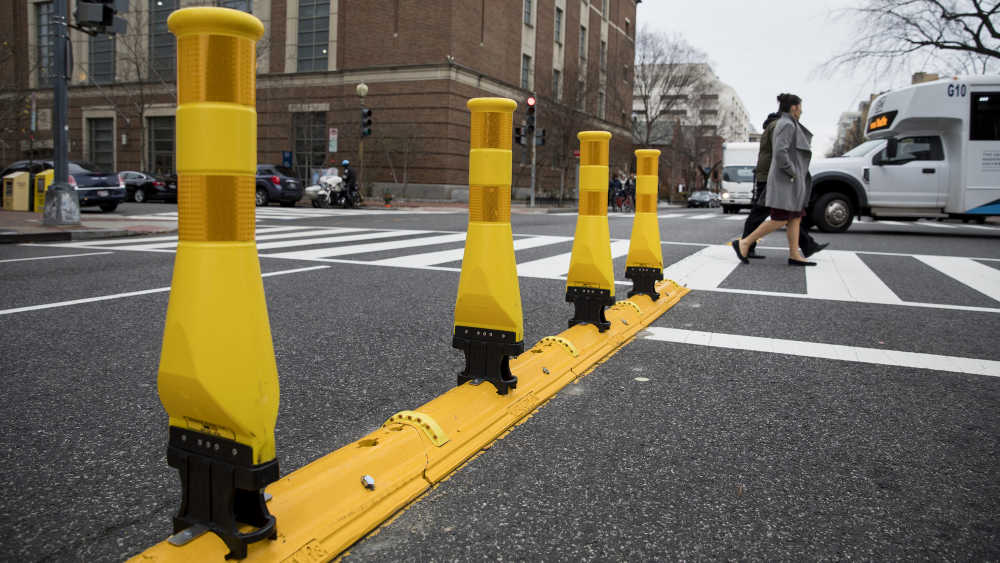
#> input picture Test_Files/Yellowpole1.jpeg, 3000 x 1687 px, given in place of the camera (shown at 1/3 size)
$ python test_webcam.py
#> lines starting #> are read from the running program, lines starting #| are printed output that depends on the picture; after the words box and inside, x2 and y2 are one past the last pixel; in counts of white or black regions, pixels touching at a corner belong together
### recognition.py
import cv2
import numpy as np

# Regular HSV setting
#lower_yellow = np.array([20, 80, 80])
#upper_yellow = np.array([40, 255, 255])

def detect_yellow(frame):
    # filter for yellow
    hsv = cv2.cvtColor(frame, cv2.COLOR_BGR2HSV)
    lower_yellow = np.array([23, 100, 80])
    upper_yellow = np.array([40, 255, 255])
    mask = cv2.inRange(hsv, lower_yellow, upper_yellow)

    return mask

def detect_blue(frame):
    # filter for blue
    hsv = cv2.cvtColor(frame, cv2.COLOR_BGR2HSV)
    lower_blue = np.array([90, 80, 80])
    upper_blue = np.array([140, 255, 255])
    mask = cv2.inRange(hsv, lower_blue, upper_blue)

    return mask

def detect_circle(blur):
    mask = detect_blue(blur)
    # Find contours
    cnts, hier = cv2.findContours(mask, cv2.RETR_EXTERNAL, cv2.CHAIN_APPROX_NONE)
    # Extract contours depending on OpenCV version
    #cnts = cnts[0] if len(cnts) == 2 else cnts[1]
    # Iterate through contours and filter by the number of vertices
    for c in cnts:
        if cv2.contourArea(c) > 5000:
            #print(cv2.contourArea(c))
            perimeter = cv2.arcLength(c, True)
            approx = cv2.approxPolyDP(c, 0.02 * perimeter, True)
            if len(approx) > 4:
                center, radius = cv2.minEnclosingCircle(c)
                #cv2.circle(frame, np.int0(center), int(radius), (0,255,0), thickness=2)
                #cv2.circle(frame, np.int0(center), 2, (0,0,255), thickness=10)
                return center

    return (0,0)

# [37 lines left out: functions detect_green, detect_circle_green, park_dir, not called in this run]

def detect_poles(blur, frame):
    edges = detect_yellow(blur)
    midpoints = []
    pole_cnts = []

    cnts, hier = cv2.findContours(edges, cv2.RETR_EXTERNAL, cv2.CHAIN_APPROX_NONE)
    if len(cnts) == 0:
        return midpoints, pole_cnts

    for cnt in cnts:
        if cv2.contourArea(cnt) > 500:
            # Find bounding rectangle
            rect = cv2.minAreaRect(cnt) #(center(x, y), (width, height), angle of rotation)
            box = cv2.boxPoints(rect)
            box = np.int0(box)

            # Filter out shapes unlike poles
            rect_width = min(rect[1])
            rect_height = max(rect[1])
            #print("Width: ", rect_width, ", 4xHeight: ", rect_height)
            if rect_height < rect_width * 4:
                continue

            cv2.drawContours(frame, [box], 0, (255,0,0), 2)
            # Append poles midpoint
            midpoints.append(np.int0(rect[0]))
            pole_cnts.append(cnt)
            cv2.circle(frame, np.int0(rect[0]), radius=1, color=(255, 0, 0), thickness=2)

    return midpoints, pole_cnts

def detect_side(cnts):
    if len(cnts) >= 2:
        rect1 = cv2.boundingRect(cnts[0])
        rect2 = cv2.boundingRect(cnts[1])
        if rect1[0] < rect2[0]:     # rect1 is left pole
            if rect1[3] > rect2[3]: # left pole longer
                return "left"
            else:                   # right pole longer
                return "right"
        else:                       # rect1 is right pole
            if rect1[3] > rect2[3]: # right pole longer
                return "right"
            else:                   # left pole longer
                return "left"

    return "none"

def is_entry(cnts):
    if len(cnts) >= 2:
        rect1 = cv2.boundingRect(cnts[0])
        rect2 = cv2.boundingRect(cnts[1])

        if rect1[3] > rect2[3] * 0.97 and rect1[3] < rect2[3] * 1.03:
            return True

    return False


def steer(midpoints):
    if len(midpoints) == 2:
        midpoint = np.int0((midpoints[0] + midpoints[1])/2)
    elif len(midpoints) == 1:
        midpoint = midpoints[0]
    else:
        midpoint = []

    return midpoint


def dash(frame, midpoint):
    # Getting the midpoint of the frame
    mid_x = int(frame.shape[1]/2)
    mid_y = int(frame.shape[0]/2)
    #print(midpoint)

    # Reset [0,0] point to frame midpoint
    if len(midpoint) == 0:
        midpoint = [mid_x, mid_y]
        return 0

    # Drawing the link
    cv2.line(frame, (mid_x, mid_y), (midpoint[0], mid_y), (0, 0, 255), 2)
    cv2.line(frame, (midpoint[0], mid_y-7), (midpoint[0], mid_y+7), (0, 0, 255), 2)

    # Drawing the frame mid-line
    cv2.line(frame, (mid_x, mid_y-15), (mid_x, mid_y+15), (255, 255, 255), 2)

    # Drawing midpoint
    cv2.circle(frame, midpoint, radius=1, color=(0, 255, 0), thickness=2)

    target = midpoint[0] - mid_x

    return target


# [15 lines left out: function gap, not called in this run]

def dist(frame, cnts):

    # Configuration varies between cameras
    distance = 24  # inches
    pole_length = 12    # inches
    pixel_length = 690  # pixels
    focal_length = (pixel_length * distance) / pole_length

    D_list = []

    for cnt in cnts:
        # Find bounding rectangle
        rect = cv2.minAreaRect(cnt) #(center(x, y), (width, height), angle of rotation)
        mid_pnt = np.int0(rect[0])
        # Get pole height
        rect_height = max(rect[1])


        D = (pole_length * focal_length) / rect_height
        D_list.append(D)

        cv2.putText(frame, str(round(D)) + "\"", (mid_pnt[0]-5, mid_pnt[1]), cv2.FONT_HERSHEY_SIMPLEX, 1, (255,0,255))

    if len(D_list) == 0:
        avg_dist = 1000
    else:
        avg_dist = (sum(D_list) / len(D_list))

    return avg_dist


### test_webcam.py
import cv2
import recognition as rec
import time
import numpy as np


# Start camera
cap = cv2.VideoCapture(2)
#cap.set(cv2.CAP_PROP_FPS, 10)

fps = cap.get(cv2.CAP_PROP_FPS)
print("Frame per second camera: {fps}")

# Number of frames to capture
num_frames = 1

print("Capturing {numframes} frames.")

# Check if the webcam is opened correctly
if not cap.isOpened():
    raise IOError("Cannot open webcam")

Total_time = 0
Total_frames = 0


while True:
    # Start time
    start = time.time()

    ret, frame = cap.read()
#> frame is the input picture: shape (1687, 3000, 3); mean B, G, R 88.5, 107.8, 115.9

    if frame is None:
        print("No frame")
        break

    blur = cv2.GaussianBlur(frame, (5,5), 0)

    midpoints, pole_cnts = rec.detect_poles(blur, frame)
#> in detect_yellow, `hsv = cv2.cvtColor(frame, cv2.COLOR_BGR2HSV)`: hsv: shape (1687, 3000, 3); mean H, S, V 66.1, 54.6, 118.4
#> in detect_yellow, `mask = cv2.inRange(hsv, lower_yellow, upper_yellow)`:
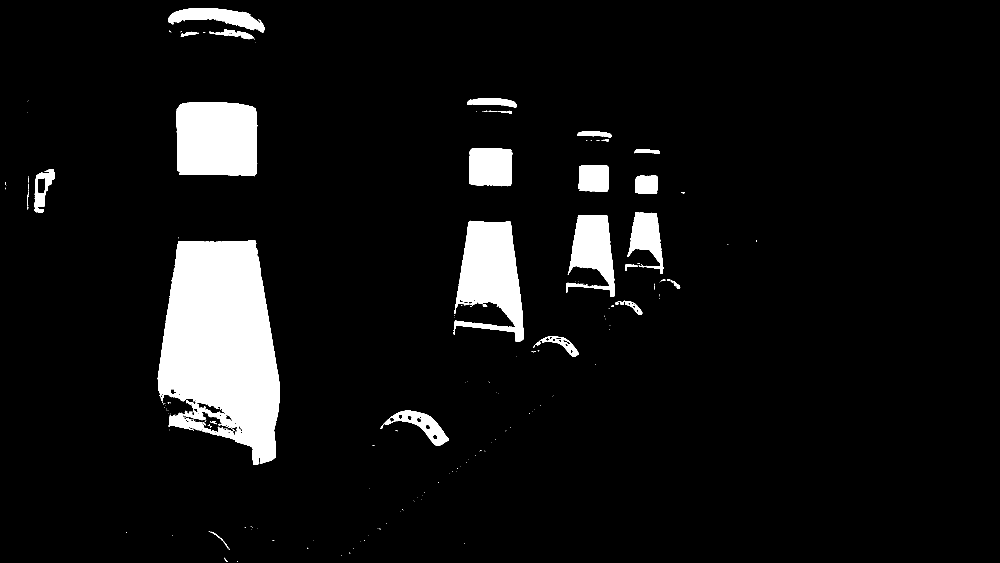
#> mask: shape (1687, 3000) (shown at 1/3 size); 7.1% white; 207 white regions (171 under 20 px)
#> in detect_poles, `cnts, hier = cv2.findContours(edges, cv2.RETR_EXTERNAL, cv2.CHAIN_APPR..`: cnts = 186 contours, 158 with area under 20; largest, box (x1, y1, x2, y2) and area: (473, 721, 840, 1395) 178481, (529, 306, 772, 529) 50882, (1361, 662, 1571, 1026) 45459, (1698, 645, 1845, 890) 19918, (1407, 445, 1537, 559) 13752
#> the loop in detect_poles, `for cnt in cnts:` made 186 passes
#> (rect, box, rect_width, rect_height) on passes 65, 97, 113, 135, 138, 139: (((1250.9, 1276.2), (81.01, 205.6), -73.02), [[1337, 1344], [1140, 1284], [1164, 1207], [1361, 1267]], 81.01, 205.6), (((1675.7, 1032), (45.4, 132.4), -72.65), [[1732, 1073], [1605, 1033], [1619, 990], [1745, 1030]], 45.4, 132.4), (((1888.8, 917.1), (26.18, 86.62), -66.19), [[1923, 946], [1843, 911], [1854, 887], [1933, 922]], 26.18, 86.62), (((655.1, 1058.5), (365.6, 673.1), -0.538), [[475, 1396], [469, 723], [834, 720], [841, 1393]], 365.6, 673.1), (((1471.5, 842.4), (359.1, 209.5), -87.8), [[1569, 1025], [1359, 1017], [1373, 658], [1583, 667]], 209.5, 359.1), (((1772.4, 766.8), (242.8, 146.3), -89.22), [[1843, 889], [1697, 887], [1700, 644], [1847, 646]], 146.3, 242.8)
#> cnt on passes 3, 6, 8, 9, 10, 11: [[1023, 1666], [1024, 1666]], [[1059, 1644], [1060, 1644]], [[1393, 1631], [1394, 1631]], [[1082, 1625]], [[1092, 1620], [1093, 1621], [1093, 1620]], [[940, 1620]]
#> after the loop in detect_poles, `for cnt in cnts:`: midpoints = [[1941, 453], [1782, 401], [1476, 306], [694, 99], [650, 54]]; pole_cnts = 5 contours; box (x1, y1, x2, y2) and area: (505, 25, 793, 98) 9475, (1402, 295, 1551, 323) 2431, (627, 88, 762, 118) 1368, (1732, 394, 1834, 413) 1146, (1903, 447, 1980, 461) 622
    center = rec.detect_circle(blur)
#> in detect_blue, `lower_blue = np.array([90, 80, 80])`: lower_blue = [90, 80, 80]
#> in detect_blue, `upper_blue = np.array([140, 255, 255])`: upper_blue = [140, 255, 255]
#> in detect_blue, `mask = cv2.inRange(hsv, lower_blue, upper_blue)`:
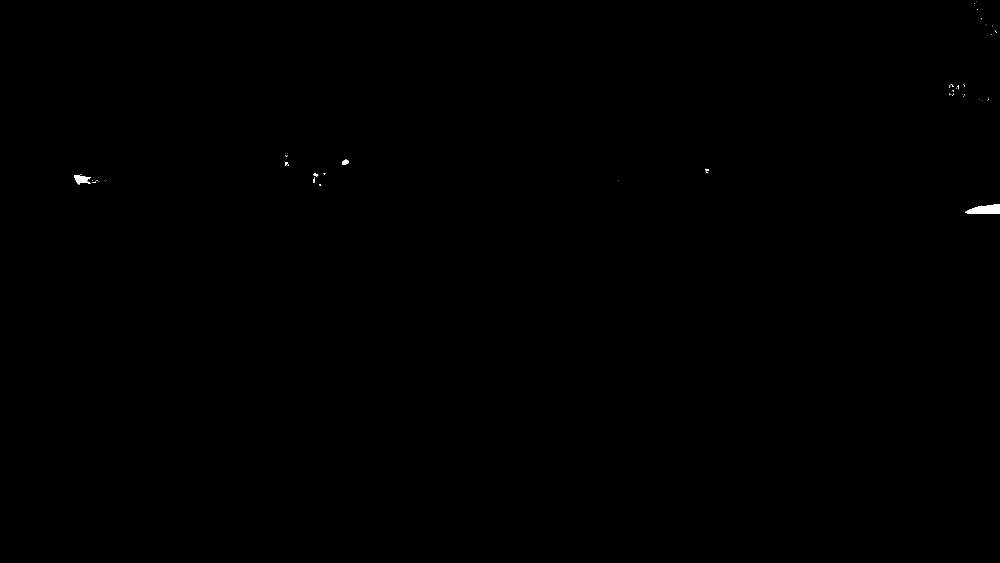
#> mask: shape (1687, 3000) (shown at 1/3 size); 0.07% white; 60 white regions (53 under 20 px)
#> in detect_circle, `cnts, hier = cv2.findContours(mask, cv2.RETR_EXTERNAL, cv2.CHAIN_APPRO..`: cnts = 60 contours, 53 with area under 20; largest, box (x1, y1, x2, y2) and area: (2897, 612, 3000, 641) 2008, (222, 525, 273, 553) 688, (1027, 479, 1047, 494) 192, (941, 521, 955, 529) 69, (855, 486, 863, 496) 40, (939, 533, 945, 548) 38, (2116, 506, 2128, 512) 22
#> the loop in detect_circle, `for c in cnts:` made 60 passes
#> c on passes 1, 4, 5, 6, 7, 9, 10, 11, 12, 13, 14, 15: [[2944, 617]], [[272, 549], [271, 550]], [[275, 547], [276, 547]], [[278, 546]], [[294, 545]], [[266, 544]], [[299, 543]], [[318, 542], [317, 543]], [[313, 542]], [[1855, 541]], [[290, 541], [291, 541], [292, 541], [291, 541]], [[288, 541]]
#> center = (0, 0)
    dist = rec.dist(frame, pole_cnts)
#> the loop in dist, `for cnt in cnts:` made 5 passes
#> (rect, mid_pnt, rect_height, D) on passes 1 to 5: (((1941.1, 453.4), (12.25, 76.04), -89.14), [1941, 453], 76.04, 217.8), (((1782.7, 401.8), (15.36, 101.2), -87.02), [1782, 401], 101.2, 163.6), (((1476.4, 306.3), (23.9, 148.4), -86.75), [1476, 306], 148.4, 111.6), (((694.7, 99.92), (19.81, 135.2), -82.15), [694, 99], 135.2, 122.5), (((650.3, 54.96), (58.35, 288.5), -84.75), [650, 54], 288.5, 57.39)
#> after the loop in dist, `for cnt in cnts:`: D_list = [217.8, 163.6, 111.6, 122.5, 57.39]
#> in dist, `avg_dist = (sum(D_list) / len(D_list))`: avg_dist = 134.6
#> dist = 134.6
    side = rec.detect_side(pole_cnts)
#> in detect_side, `rect1 = cv2.boundingRect(cnts[0])`: rect1 = (1903, 447, 77, 14)
#> in detect_side, `rect2 = cv2.boundingRect(cnts[1])`: rect2 = (1732, 394, 102, 19)
#> side = 'left'
    entry = rec.is_entry(pole_cnts)
#> in is_entry, `rect1 = cv2.boundingRect(cnts[0])`: rect1 = (1903, 447, 77, 14)
#> in is_entry, `rect2 = cv2.boundingRect(cnts[1])`: rect2 = (1732, 394, 102, 19)
#> entry = False
    midpoint = rec.steer(midpoints)
#> midpoint = []
    target = rec.dash(frame, midpoint)
#> target = 0
    print(entry, side, target)
#| False left 0

    # End time
    end = time.time()

    # Time elapsed
    seconds = end - start

    # Average fps
    Total_time += seconds
    Total_frames += 1

    # Calculate frames per second
    fps = num_frames / seconds
    avg_fps = Total_frames/Total_time

    cv2.putText(frame, "FPS: " + str(round(fps)), (50,50), cv2.FONT_HERSHEY_SIMPLEX, 1, (255,255,255))
    cv2.putText(frame, "AVG_FPS: " + str(round(avg_fps)), (50,80), cv2.FONT_HERSHEY_SIMPLEX, 1, (255,255,255))
    cv2.imshow("Frame", frame)
    if cv2.waitKey(1) & 0xFF == ord('q'):
#> (key q is pressed here)
        break

cap.release()

cv2.destroyAllWindows()

$ run again, on Test_Files/Yellowpole2.jpeg
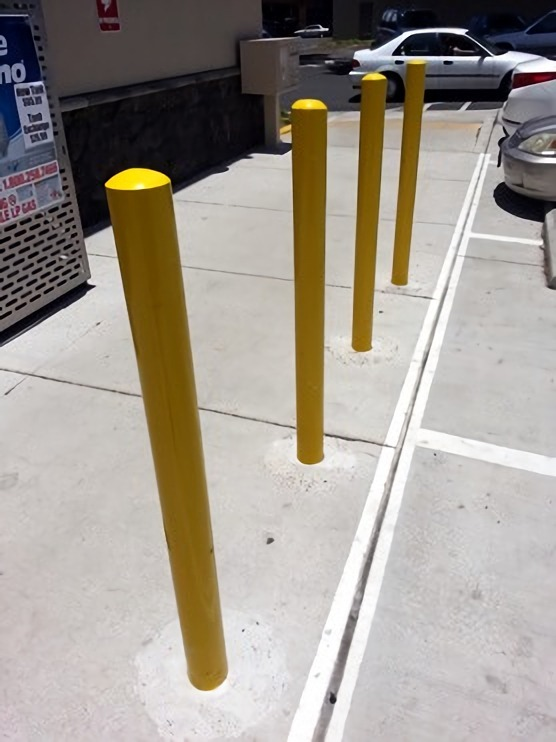
#> input picture Test_Files/Yellowpole2.jpeg, 556 x 742 px, given in place of the camera
#> frame is the input picture: shape (742, 556, 3); mean B, G, R 144.7, 153.8, 160.7
#> hsv: shape (742, 556, 3); mean H, S, V 55.2, 46.6, 162.3
#> in detect_yellow, `mask = cv2.inRange(hsv, lower_yellow, upper_yellow)`:
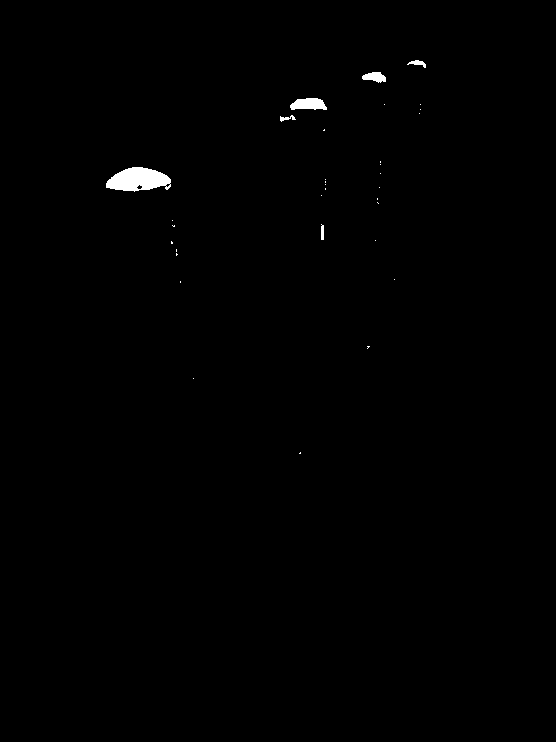
#> mask: shape (742, 556); 0.45% white; 33 white regions (27 under 20 px)
#> in detect_poles, `cnts, hier = cv2.findContours(edges, cv2.RETR_EXTERNAL, cv2.CHAIN_APPR..`: cnts = 33 contours, 27 with area under 20; largest, box (x1, y1, x2, y2) and area: (106, 167, 171, 192) 1081, (290, 98, 327, 110) 300, (362, 72, 386, 83) 150, (407, 60, 426, 68) 49, (280, 115, 296, 122) 30, (321, 224, 324, 240) 28
#> the loop in detect_poles, `for cnt in cnts:` made 33 passes
#> (rect, box, rect_width, rect_height) on pass 22: (((138, 179), (24, 64), -90), [[170, 191], [106, 191], [106, 167], [170, 167]], 24, 64)
#> after the loop in detect_poles, `for cnt in cnts:`: midpoints = []
#> lower_blue = [90, 80, 80]
#> upper_blue = [140, 255, 255]
#> in detect_circle, `cnts, hier = cv2.findContours(mask, cv2.RETR_EXTERNAL, cv2.CHAIN_APPRO..`: cnts = 28 contours, 24 with area under 20; largest, box (x1, y1, x2, y2) and area: (0, 72, 22, 160) 521, (489, 28, 556, 45) 358, (6, 158, 23, 172) 120, (0, 35, 8, 56) 20
#> the loop in detect_circle, `for c in cnts:` made 28 passes
#> c on passes 4, 5, 6, 7, 8, 10, 18, 20: [[47, 145]], [[24, 128], [24, 129], [25, 130], [25, 129]], [[29, 114], [28, 115], [29, 116], [30, 115]], [[17, 94], [18, 95], [19, 95], [18, 95]], [[31, 87], [32, 87]], [[38, 80], [39, 80], [40, 80], [39, 80]], [[397, 35]], [[399, 34]]
#> center = (0, 0)
#> after the loop in dist, `for cnt in cnts:`: D_list = []
#> dist = 1000
#> side = 'none'
#> entry = False
#> `midpoint = rec.steer(midpoints)`: midpoint = []
#> target = 0
#| False none 0
#> `cv2.putText(frame, "AVG_FPS: " + str(round(avg_fps)), (50,80), cv2.FON..`:
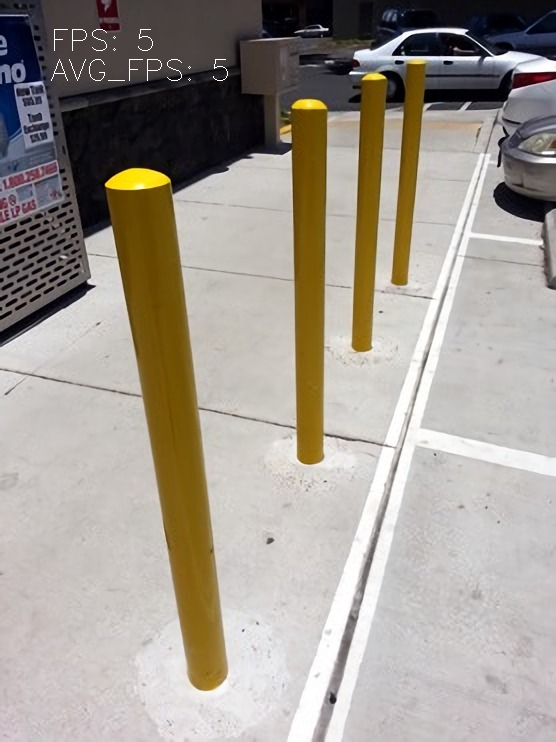
#> frame: shape (742, 556, 3); mean B, G, R 145, 154, 161
